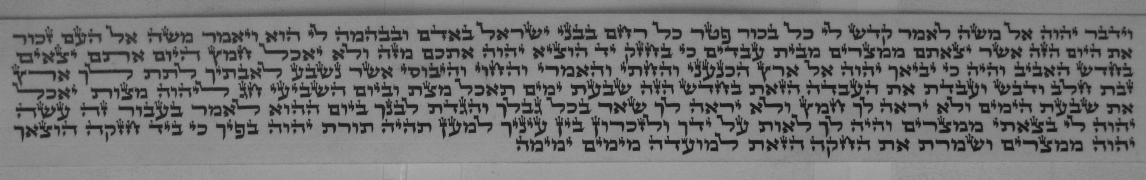
#> input picture StamStam-BE/BE_Model_Cursor/tests/paracha_cacher/001.jpg, 3438 x 540 px (shown at 1/3 size); its folder holds only this picture in this run
$ python -i letter_detection.py   (imports and definitions only)
#> lines starting #> are read from the running program, lines starting #| are printed output that depends on the picture; after the words box and inside, x2 and y2 are one past the last pixel; in counts of white or black regions, pixels touching at a corner belong together
#> further down, picture is the input picture: shape (540, 3438, 3); min 0, max 187, mean 118.1
"""
Module de détection de lettres hébraïques dans une image de paracha.
Ce module est indépendant du reste du code existant mais utilise les mêmes principes.
"""
import cv2
import numpy as np
import base64
import os
import sys

# Ajouter le chemin vers le backend pour les imports
current_dir = os.path.dirname(os.path.abspath(__file__))
backend_dir = os.path.dirname(os.path.dirname(current_dir))
sys.path.insert(0, backend_dir)

from BE_Model_Cursor.utils.contour_detector import detect_and_order_contours, detect_contours, _in_same_line, _show_rectangles_interactive
from BE_Model_Cursor.utils.rectangle_with_line import RectangleWithLine
from BE_Model_Cursor.models.letter_predictor import predict_letters, letter_code_to_hebrew
from BE_Model_Cursor.comparison.paracha_matcher import detect_paracha, load_paracha_texts
from BE_Model_Cursor.comparison.text_alignment import apply_segmentation_corrections
from BE_Model_Cursor.comparison.space_comparator import SpaceComparator
from BE_Model_Cursor.utils.logger import get_logger
from BE_Model_Cursor.utils.margin_filter import filter_margin_noise
import diff_match_patch as dmp_module


def crop_parchment(image):
    """
    Détecte et recadre la zone du parchemin dans l'image.
    Utilise la détection de contours pour trouver la zone principale du texte.
    """
    # Convertir en niveaux de gris
    gray = cv2.cvtColor(image, cv2.COLOR_BGR2GRAY)

    # Appliquer un flou gaussien
    blurred = cv2.GaussianBlur(gray, (5, 5), 0)

    # Seuillage adaptatif
    thresh = cv2.adaptiveThreshold(
        blurred,
        255,
        cv2.ADAPTIVE_THRESH_GAUSSIAN_C,
        cv2.THRESH_BINARY_INV,
        11,
        2
    )
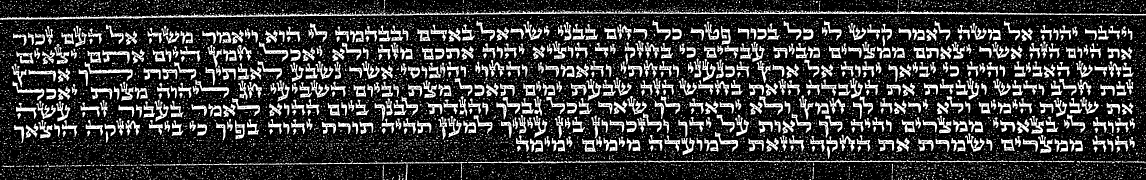
#> thresh: shape (540, 3438) (shown at 1/3 size); 22.2% white; 13877 white regions (13098 under 20 px)

    # Trouver les contours
    contours, _ = cv2.findContours(thresh, cv2.RETR_EXTERNAL, cv2.CHAIN_APPROX_SIMPLE)
#> contours = 13877 contours, 13256 with area under 20; largest, box (x1, y1, x2, y2) and area: (0, 29, 1853, 60) 8205, (1854, 26, 3438, 47) 6464, (1636, 478, 2374, 490) 1926, (254, 186, 398, 242) 1420, (805, 483, 1402, 535) 1372

    if not contours:
        return image

    # Trouver le plus grand contour (probablement le parchemin)
    largest_contour = max(contours, key=cv2.contourArea)
#> largest_contour = contour of 2320 points, box (x1, y1, x2, y2) (0, 29, 1853, 60), area 8205

    # Obtenir le rectangle englobant
    x, y, w, h = cv2.boundingRect(largest_contour)
#> x = 0; y = 29; w = 1853; h = 31

    # Ajouter une marge
    margin = 20
    x = max(0, x - margin)
    y = max(0, y - margin)
#> y = 9
    w = min(image.shape[1] - x, w + 2 * margin)
#> w = 1893
    h = min(image.shape[0] - y, h + 2 * margin)
#> h = 71

    # Recadrer l'image
    cropped = image[y:y+h, x:x+w]
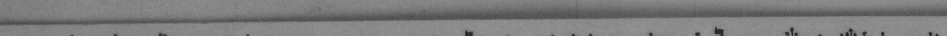
#> cropped: shape (71, 1893, 3) (shown at 1/2 size); min 13, max 162, mean 124

    # Si la zone recadrée est trop petite, retourner l'image originale
    if cropped.shape[0] < 100 or cropped.shape[1] < 100:
        return image

    return cropped


# [756 lines left out: functions redetect_rectangles_in_rect, detect_letters, image_to_b64_string, not called in this run]

>>> import cv2
>>> picture = cv2.imread('tests/paracha_cacher/001.jpg')
>>> result = crop_parchment(picture)

$ run again, on StamStam-BE/BE_Model_Cursor/tests/paracha_cacher/002.jpg
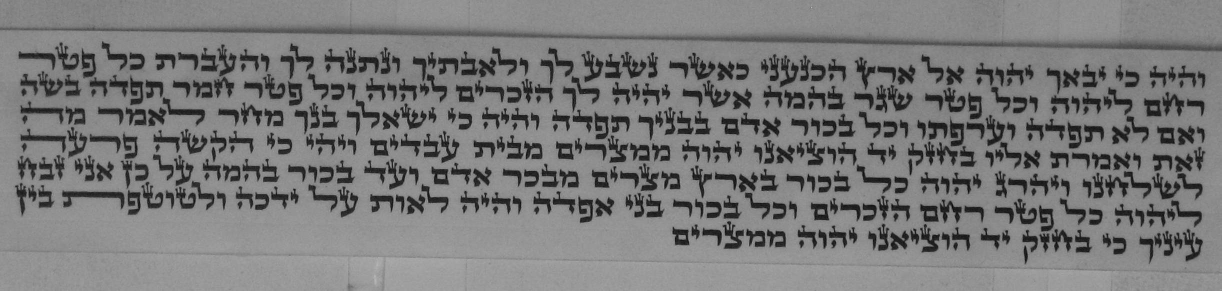
#> input picture StamStam-BE/BE_Model_Cursor/tests/paracha_cacher/002.jpg, 2443 x 582 px (shown at 1/2 size)
#> picture is the input picture: shape (582, 2443, 3); min 0, max 228, mean 121.1
#> in crop_parchment, `thresh = cv2.adaptiveThreshold( blurred, 255, cv2.ADAPTIVE_THRESH_GAUS..`:
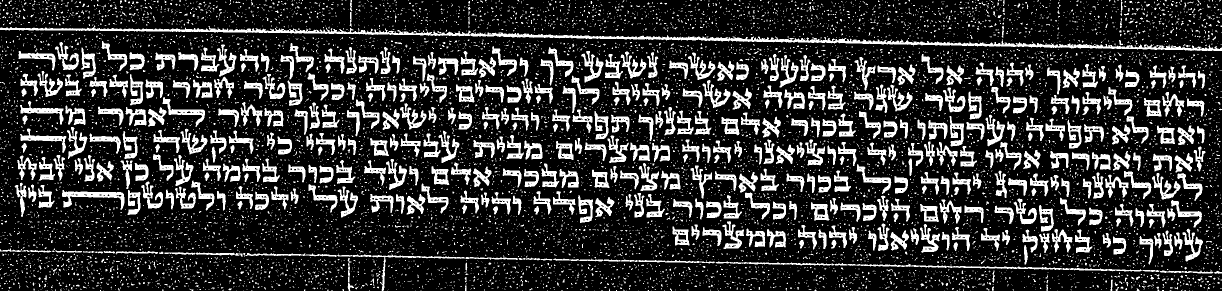
#> thresh: shape (582, 2443) (shown at 1/2 size); 20.7% white; 10729 white regions (10175 under 20 px)
#> contours = 10729 contours, 10273 with area under 20; largest, box (x1, y1, x2, y2) and area: (0, 51, 2443, 102) 11534, (1431, 523, 2319, 544) 1905, (328, 504, 1037, 582) 1734, (124, 380, 249, 420) 1522, (325, 194, 410, 254) 1018
#> largest_contour = contour of 2738 points, box (x1, y1, x2, y2) (0, 51, 2443, 102), area 11534
#> in crop_parchment, `x, y, w, h = cv2.boundingRect(largest_contour)`: x = 0; y = 51; w = 2443; h = 51
#> in crop_parchment, `y = max(0, y - margin)`: y = 31
#> in crop_parchment, `h = min(image.shape[0] - y, h + 2 * margin)`: h = 91
#> in crop_parchment, `cropped = image[y:y+h, x:x+w]`:
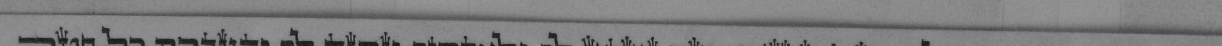
#> cropped: shape (91, 2443, 3) (shown at 1/2 size); min 3, max 163, mean 125.5

$ run again, on StamStam-BE/BE_Model_Cursor/tests/paracha_cacher/003.jpg
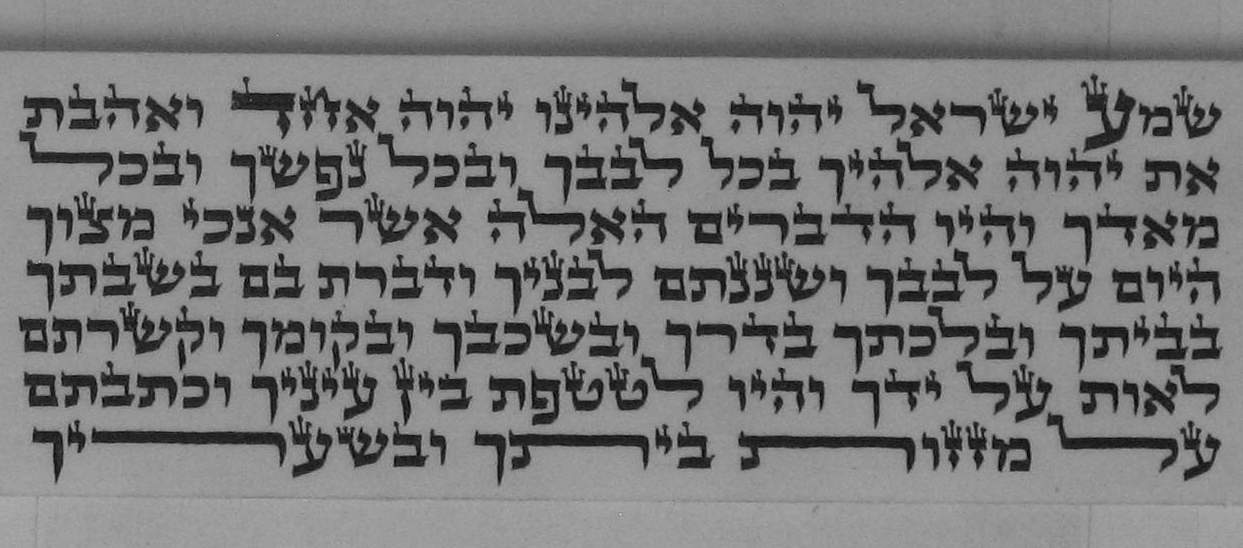
#> input picture StamStam-BE/BE_Model_Cursor/tests/paracha_cacher/003.jpg, 1243 x 548 px
#> picture is the input picture: shape (548, 1243, 3); min 0, max 202, mean 122.3
#> in crop_parchment, `thresh = cv2.adaptiveThreshold( blurred, 255, cv2.ADAPTIVE_THRESH_GAUS..`:
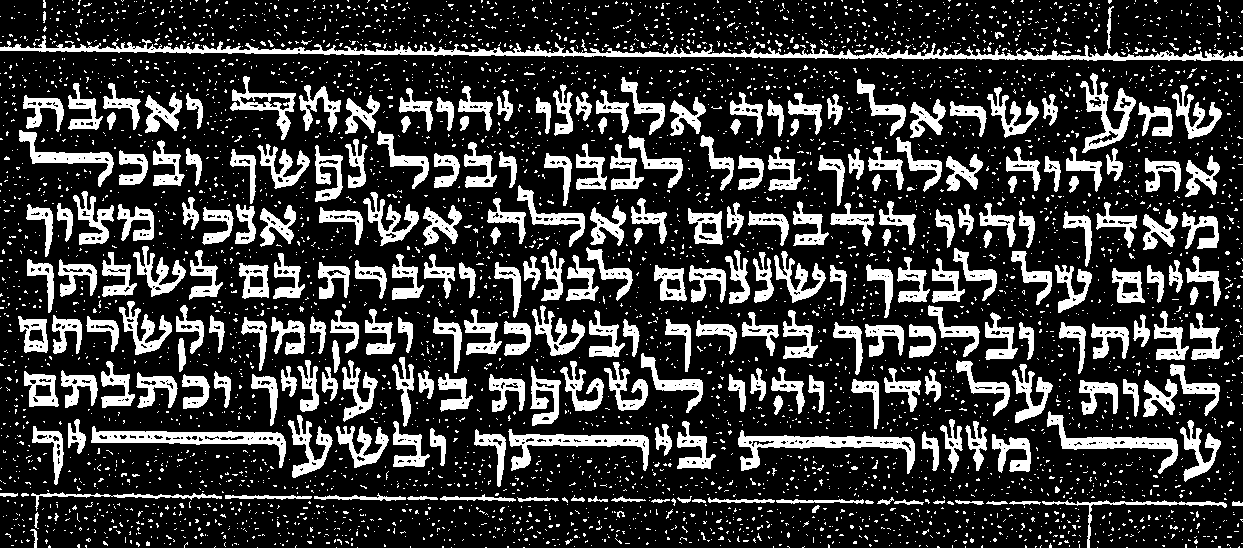
#> thresh: shape (548, 1243); 22.6% white; 4482 white regions (4202 under 20 px)
#> contours = 4482 contours, 4232 with area under 20; largest, box (x1, y1, x2, y2) and area: (0, 35, 1243, 61) 5164, (91, 426, 286, 468) 2228, (738, 430, 915, 474) 2180, (508, 429, 649, 471) 1762, (1047, 411, 1178, 474) 1538
#> largest_contour = contour of 1638 points, box (x1, y1, x2, y2) (0, 35, 1243, 61), area 5164
#> in crop_parchment, `x, y, w, h = cv2.boundingRect(largest_contour)`: x = 0; y = 35; w = 1243; h = 26
#> in crop_parchment, `y = max(0, y - margin)`: y = 15
#> in crop_parchment, `h = min(image.shape[0] - y, h + 2 * margin)`: h = 66
#> in crop_parchment, `cropped = image[y:y+h, x:x+w]`:
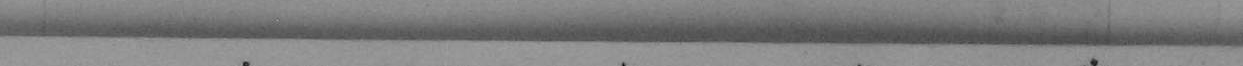
#> cropped: shape (66, 1243, 3); min 7, max 163, mean 126

$ run again, on StamStam-BE/BE_Model_Cursor/tests/paracha_cacher/004.jpg
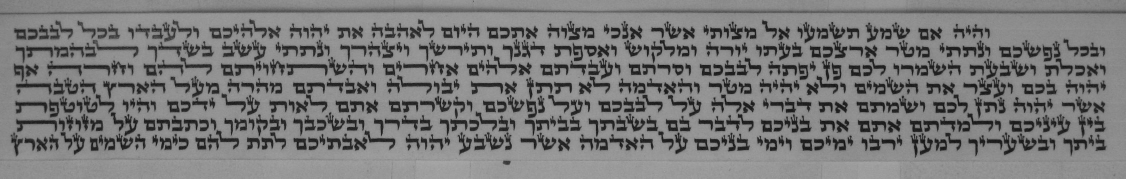
#> input picture StamStam-BE/BE_Model_Cursor/tests/paracha_cacher/004.jpg, 3377 x 535 px (shown at 1/3 size)
#> picture is the input picture: shape (535, 3377, 3); min 0, max 197, mean 121.2
#> in crop_parchment, `thresh = cv2.adaptiveThreshold( blurred, 255, cv2.ADAPTIVE_THRESH_GAUS..`:
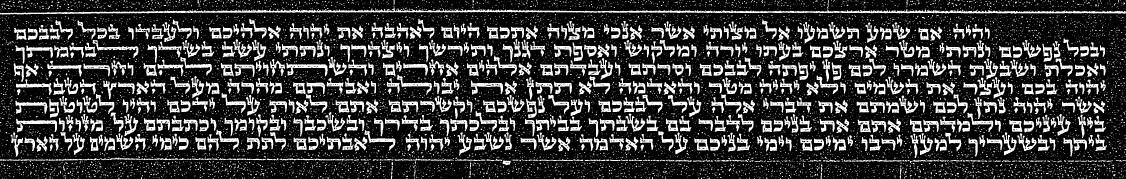
#> thresh: shape (535, 3377) (shown at 1/3 size); 22.5% white; 11457 white regions (10737 under 20 px)
#> contours = 11455 contours, 10818 with area under 20; largest, box (x1, y1, x2, y2) and area: (0, 0, 3377, 44) 15015, (859, 188, 983, 230) 1518, (48, 356, 171, 397) 1414, (1413, 241, 1509, 284) 1256, (278, 120, 415, 174) 1196
#> largest_contour = contour of 3247 points, box (x1, y1, x2, y2) (0, 0, 3377, 44), area 15015
#> in crop_parchment, `x, y, w, h = cv2.boundingRect(largest_contour)`: x = 0; w = 3377; h = 44
#> in crop_parchment, `h = min(image.shape[0] - y, h + 2 * margin)`: h = 84
